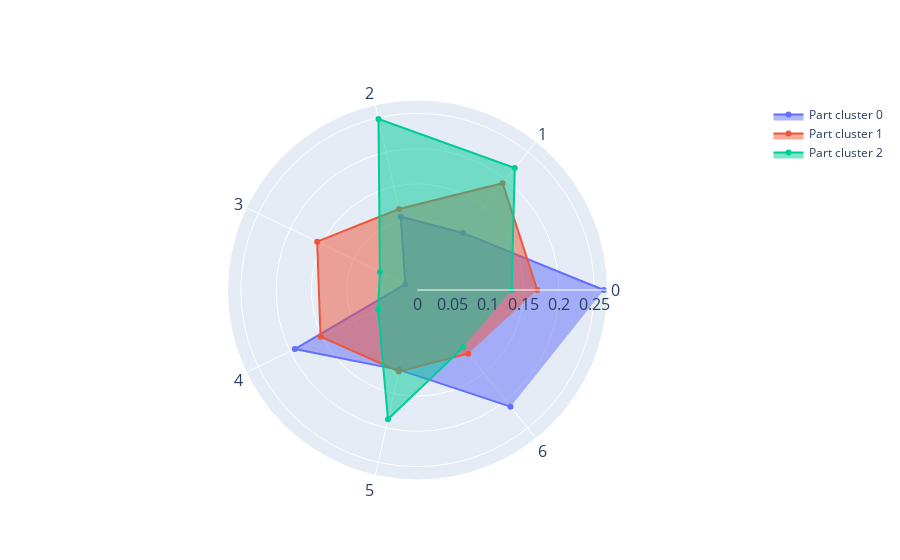

Write notebook code for a chart like this one.
### Code cell
file_path = os.path.join('/Users/ineslaranjeira/Documents/Repositories/representation_learning_variability/Exported figures/')

plt.rcParams.update({'font.size': 16})

# plot star plot for comparison 
fig = go.Figure() 
fig.add_trace(go.Scatterpolar( 
      r=pd.Series(mean_cluster_parts.sort_values(by='new_clusters').loc[mean_cluster_parts['part_cluster']==0, 'relative_frequency'].values), 
      theta=plt_vars, 
      fill='toself', 
      name='Part cluster 0' 
)) 
fig.add_trace(go.Scatterpolar( 
      r=pd.Series(mean_cluster_parts.sort_values(by='new_clusters').loc[mean_cluster_parts['part_cluster']==1, 'relative_frequency'].values), 
      theta=plt_vars, 
      fill='toself', 
      name='Part cluster 1'
)) 

fig.add_trace(go.Scatterpolar( 
      r=pd.Series(mean_cluster_parts.sort_values(by='new_clusters').loc[mean_cluster_parts['part_cluster']==2, 'relative_frequency'].values), 
      theta=plt_vars, 
      fill='toself', 
      name='Part cluster 2'
)) 
 
  
fig.update_layout( 
  polar=dict(
        angularaxis=dict(
            tickfont=dict(size=16)  # Set the font size of the theta labels
        ),
    radialaxis=dict( 
      visible=True,
      tickfont=dict(size=16)
          )), 
  
  showlegend=True
)  #     template = 'plotly_dark', 

plt.savefig(file_path+'star_plots_mice.svg', format="svg")
# fig.write_image(file_path + 'star_plots_mice.svg')

fig.show()

### Figure 1 — Plotly figure (JSON) as saved in the notebook; plotly's stock layout.template omitted (floating-point values rounded to 4 significant figures)
{"data": [{"fill": "toself", "name": "Part cluster 0", "r": [0.2635, 0.1033, 0.1064, 0.01899, 0.1927, 0.1159, 0.2111], "theta": ["0", "1", "2", "3", "4", "5", "6"], "type": "scatterpolar"}, {"fill": "toself", "name": "Part cluster 1", "r": [0.1695, 0.1932, 0.1175, 0.1576, 0.1523, 0.1183, 0.1152], "theta": ["0", "1", "2", "3", "4", "5", "6"], "type": "scatterpolar"}, {"fill": "toself", "name": "Part cluster 2", "r": [0.1331, 0.2207, 0.2482, 0.05901, 0.06194, 0.1877, 0.1038], "theta": ["0", "1", "2", "3", "4", "5", "6"], "type": "scatterpolar"}], "layout": {"polar": {"angularaxis": {"tickfont": {"size": 16}}, "radialaxis": {"tickfont": {"size": 16}, "visible": true}}, "showlegend": true}}
